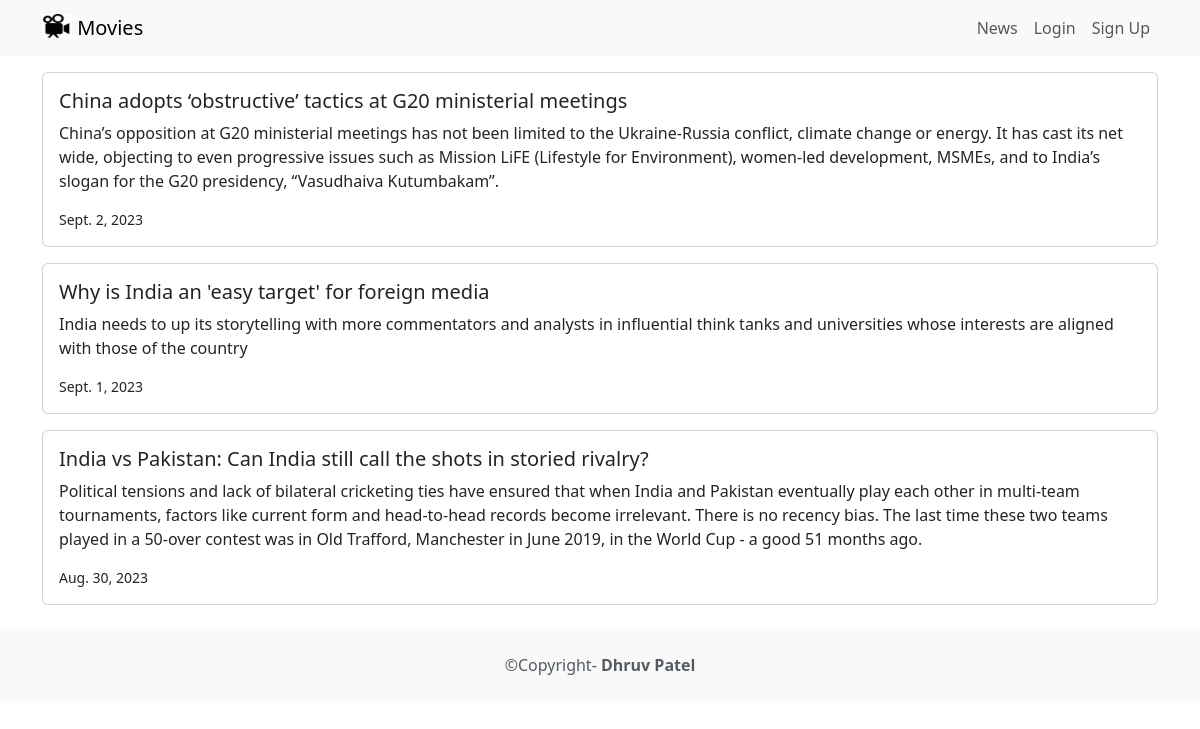
Page /news/ on the committed database.
### news/models.py (models this page shows, shortened)
class News(models.Model):
    headline=models.CharField(max_length=100)
    body=models.TextField()
    date=models.DateField()

### news/views.py (the view)
# urls.py: path("",include('news.urls')),
def news(request):
    news=News.objects.all()
    return render(request,'news.html',{'news':news})

### news/templates/news.html
{% extends 'base.html' %}
{% block content %}
        {% for n in news %}
            <div class="card mb-3">
                <div class="row g-0">
                    <div>
                        <div class="card-body">
                            <h5 class="card-title">{{ n.headline }} </h5>
                            <p class="card-text">{{ n.body }}</p>
                            <p class="card-text">
                                <small class="card-text">
                                    {{ n.date }}
                                </small>
                            </p>
                        </div>
                    </div>
                </div>
            </div>
            {% endfor %}
    {% endblock %}

### rows in the picture
News: headline "China adopts ‘obstructive’ tactics at G20 ministerial meetings", body "China’s opposition at G20 ministerial meetings has not been limited to the Ukraine-Russia conflict, climate change or energy. It has cast its net wide, objecting to even progressive issues such as Mission LiFE (Lifestyle for Environment), women-led development, MSMEs, and to India’s slogan for the G20 presidency, “Vasudhaiva Kutumbakam”.", date "Sept. 2, 2023"
News: headline "Why is India an 'easy target' for foreign media", body "India needs to up its storytelling with more commentators and analysts in influential think tanks and universities whose interests are aligned with those of the country", date "Sept. 1, 2023"
News: headline "India vs Pakistan: Can India still call the shots in storied rivalry?", body "Political tensions and lack of bilateral cricketing ties have ensured that when India and Pakistan eventually play each other in multi-team tournaments, factors like current form and head-to-head records become irrelevant. There is no recency bias. The last time these two teams played in a 50-over contest was in Old Trafford, Manchester in June 2019, in the World Cup - a good 51 months ago.", date "Aug. 30, 2023"
